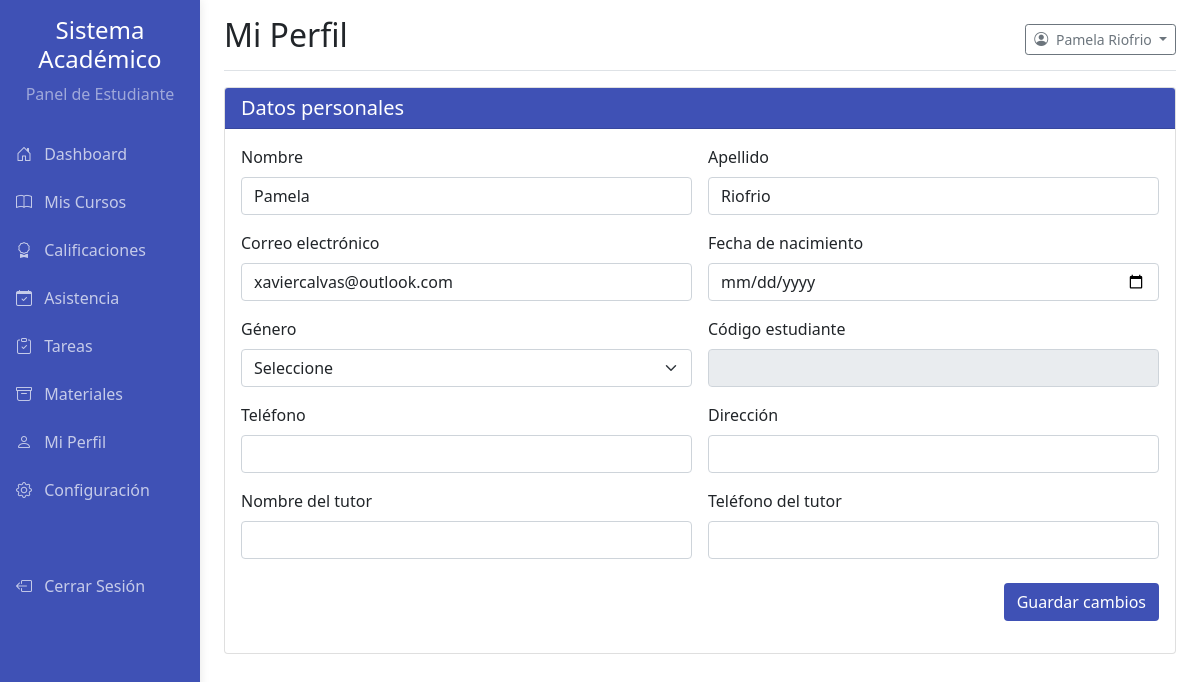
/pages/estudiante_perfil.php (signed in), run on the app's committed database.
### tables this page shows
CREATE TABLE `usuarios` (
  `id` int(11) NOT NULL,
  `nombre` varchar(100) NOT NULL,
  `apellido` varchar(100) NOT NULL,
  `email` varchar(150) NOT NULL,
  `password` varchar(255) NOT NULL,
  `mfa_code` varchar(10) DEFAULT NULL,
  `mfa_expiry` datetime DEFAULT NULL,
  `email_verification_token` varchar(255) DEFAULT NULL,
  `email_verified_at` datetime DEFAULT NULL,
  `role_id` int(11) NOT NULL,
  `fecha_creacion` datetime NOT NULL DEFAULT current_timestamp()
);

### pages/helpers/student_helpers.php (called while the page is built, shortened)
<?php
function student_fetch_context(mysqli $mysqli, int $userId): array
{
    $context = [
        'user' => [
            'nombre' => '',
            'apellido' => '',
            'email' => '',
        ],
        'student' => null,
        'matriculas' => [],
    ];
    if ($stmt = $mysqli->prepare('SELECT nombre, apellido, email FROM usuarios WHERE id = ?')) {
        $stmt->bind_param('i', $userId);
        $stmt->execute();
        $stmt->bind_result($nombre, $apellido, $email);
        if ($stmt->fetch()) {
            $context['user']['nombre'] = $nombre ?? '';
            $context['user']['apellido'] = $apellido ?? '';
            $context['user']['email'] = $email ?? '';
        }
    }
    if ($stmt = $mysqli->prepare('SELECT id, codigo_estudiante, fecha_nacimiento, genero, telefono, direccion, tutor_nombre, tutor_telefono FROM estudiantes WHERE usuario_id = ? LIMIT 1')) {
        $stmt->bind_param('i', $userId);
        $stmt->execute();
    }
    return $context;
}

### pages/estudiante_perfil.php (the view, shortened to what this page needs)
<?php
require_once '../config.php';
require_once __DIR__ . '/helpers/student_helpers.php';
$userId = (int) $_SESSION['user_id'];
$context = student_fetch_context($mysqli, $userId);
$nombre = $context['user']['nombre'];
$apellido = $context['user']['apellido'];
$email = $context['user']['email'];
$estudiante = $context['student'];
$estudianteData = [
    'codigo_estudiante' => $estudiante['codigo_estudiante'] ?? '',
    'fecha_nacimiento' => $estudiante['fecha_nacimiento'] ?? '',
    'genero' => $estudiante['genero'] ?? '',
    'telefono' => $estudiante['telefono'] ?? '',
    'direccion' => $estudiante['direccion'] ?? '',
    'tutor_nombre' => $estudiante['tutor_nombre'] ?? '',
    'tutor_telefono' => $estudiante['tutor_telefono'] ?? '',
];
include __DIR__ . '/side_bar_estudiantes.php';
?>
<!DOCTYPE html>
<html lang="es">
<head>
    <link href="../css/bootstrap.min.css" rel="stylesheet">
    <link href="../css/academic.css" rel="stylesheet" type="text/css">
    <link rel="stylesheet" href="https://cdn.jsdelivr.net/npm/bootstrap-icons@1.8.1/font/bootstrap-icons.css">
</head>
<body>
    <div class="container-fluid">
        <div class="row">
            <div class="col-md-9 ms-sm-auto col-lg-10 px-md-4">
                <div class="d-flex justify-content-between flex-wrap flex-md-nowrap align-items-center pt-3 pb-2 mb-3 border-bottom">
                    <h1 class="h2">Mi Perfil</h1>
                    <div class="btn-toolbar mb-2 mb-md-0">
                        <div class="dropdown">
                            <button class="btn btn-sm btn-outline-secondary dropdown-toggle" type="button" id="dropdownMenuButton" data-bs-toggle="dropdown" aria-expanded="false">
                                <i class="bi bi-person-circle me-1"></i>
                                <?php echo htmlspecialchars(trim($nombre . ' ' . $apellido), ENT_QUOTES, 'UTF-8'); ?>
                            </button>
                        </div>
                    </div>
                </div>
                <div class="card mb-4">
                    <div class="card-header card-header-academic">
                        <h5 class="mb-0 text-white">Datos personales</h5>
                    </div>
                    <div class="card-body">
                        <form method="POST" novalidate>
                            <div class="row g-3">
                                <div class="col-md-6">
                                    <label for="nombre" class="form-label">Nombre</label>
                                    <input type="text" class="form-control" id="nombre" name="nombre" required value="<?php echo htmlspecialchars($nombre, ENT_QUOTES, 'UTF-8'); ?>">
                                </div>
                                <div class="col-md-6">
                                    <label for="apellido" class="form-label">Apellido</label>
                                    <input type="text" class="form-control" id="apellido" name="apellido" required value="<?php echo htmlspecialchars($apellido, ENT_QUOTES, 'UTF-8'); ?>">
                                </div>
                                <div class="col-md-6">
                                    <label for="email" class="form-label">Correo electrónico</label>
                                    <input type="email" class="form-control" id="email" name="email" required value="<?php echo htmlspecialchars($email, ENT_QUOTES, 'UTF-8'); ?>">
                                </div>
                                <div class="col-md-6">
                                    <label for="fecha_nacimiento" class="form-label">Fecha de nacimiento</label>
                                    <input type="date" class="form-control" id="fecha_nacimiento" name="fecha_nacimiento" value="<?php echo htmlspecialchars($estudianteData['fecha_nacimiento'], ENT_QUOTES, 'UTF-8'); ?>">
                                </div>
                                <div class="col-md-6">
                                    <label for="genero" class="form-label">Género</label>
                                    <select class="form-select" id="genero" name="genero">
                                        <option value="">Seleccione</option>
                                    </select>
                                </div>
                                <div class="col-md-6">
                                    <label class="form-label">Código estudiante</label>
                                    <input type="text" class="form-control" value="<?php echo htmlspecialchars($estudianteData['codigo_estudiante'], ENT_QUOTES, 'UTF-8'); ?>" disabled>
                                </div>
                                <div class="col-md-6">
                                    <label for="telefono" class="form-label">Teléfono</label>
                                    <input type="text" class="form-control" id="telefono" name="telefono" value="<?php echo htmlspecialchars($estudianteData['telefono'], ENT_QUOTES, 'UTF-8'); ?>">
                                </div>
                                <div class="col-md-6">
                                    <label for="direccion" class="form-label">Dirección</label>
                                    <input type="text" class="form-control" id="direccion" name="direccion" value="<?php echo htmlspecialchars($estudianteData['direccion'], ENT_QUOTES, 'UTF-8'); ?>">
                                </div>
                                <div class="col-md-6">
                                    <label for="tutor_nombre" class="form-label">Nombre del tutor</label>
                                    <input type="text" class="form-control" id="tutor_nombre" name="tutor_nombre" value="<?php echo htmlspecialchars($estudianteData['tutor_nombre'], ENT_QUOTES, 'UTF-8'); ?>">
                                </div>
                                <div class="col-md-6">
                                    <label for="tutor_telefono" class="form-label">Teléfono del tutor</label>
                                    <input type="text" class="form-control" id="tutor_telefono" name="tutor_telefono" value="<?php echo htmlspecialchars($estudianteData['tutor_telefono'], ENT_QUOTES, 'UTF-8'); ?>">
                                </div>
                            </div>
                            <div class="mt-4 d-flex justify-content-end">
                                <button type="submit" class="btn btn-academic">Guardar cambios</button>
                            </div>
                        </form>
                    </div>
                </div>
            </div>
        </div>
    </div>
</body>
</html>

### css/academic.css (style rules this page uses)
:root { --academic-primary: #3f51b5; --academic-secondary: #ff4081; --academic-success: #4caf50; --academic-info: #2196f3; --academic-warning: #ff9800; --academic-danger: #f44336; --academic-light: #f5f5f5; --academic-dark: #212121; }
.card-header-academic { background-color: var(--academic-primary); color: white; }
.btn-academic { background-color: var(--academic-primary); color: white; }

### data on the page
usuarios: nombre+apellido "Pamela Riofrio", nombre "Pamela", apellido "Riofrio", email "xaviercalvas@outlook.com"
